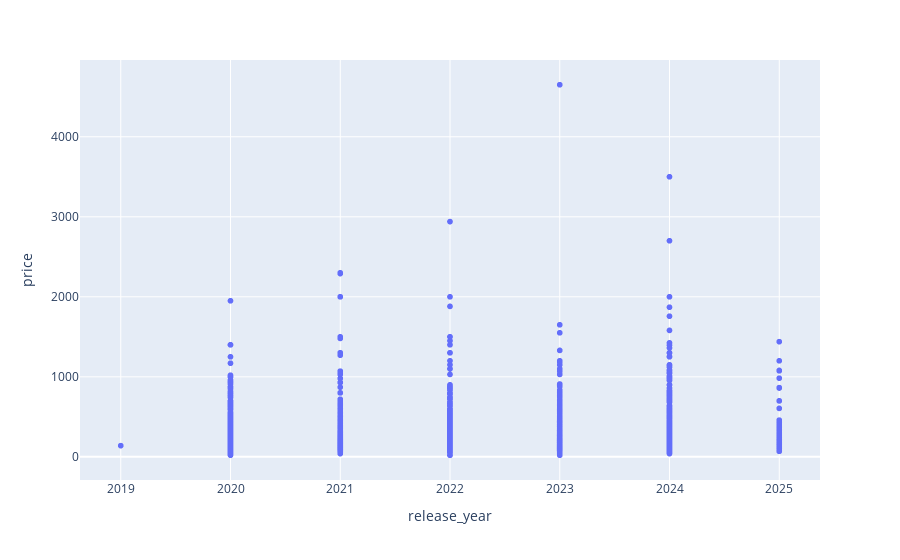

Notebook code for this chart:
### Markdown cell above
The box plot gives insight from the price range that most phones are manufactured up to 730 euros price range, and that the remaining phones with highers prices might be considered flagships.

### Code cell
pdf = df[['price', 'brand', 'model', 'release_year']]
px.scatter(pdf, x='release_year', y='price', hover_data=['brand', 'model'])

### Figure 1 — Plotly figure (JSON) as saved in the notebook; plotly's stock layout.template omitted (floating-point values rounded to 4 significant figures; data arrays with more than 128 entries replaced by an {"elided": "..."} marker saying what was removed)
{"data": [{"customdata": {"elided": "2158x2 str values"}, "hovertemplate": "release_year=%{x}<br>price=%{y}<br>brand=%{customdata[0]}<br>model=%{customdata[1]}<extra></extra>", "legendgroup": "", "marker": {"color": "#636efa", "symbol": "circle"}, "mode": "markers", "name": "", "showlegend": false, "type": "scattergl", "x": {"elided": "2158 float values"}, "xaxis": "x", "y": {"elided": "2158 float values"}, "yaxis": "y"}], "layout": {"legend": {"tracegroupgap": 0}, "margin": {"t": 60}, "xaxis": {"anchor": "y", "domain": [0, 1], "title": {"text": "release_year"}}, "yaxis": {"anchor": "x", "domain": [0, 1], "title": {"text": "price"}}}}
